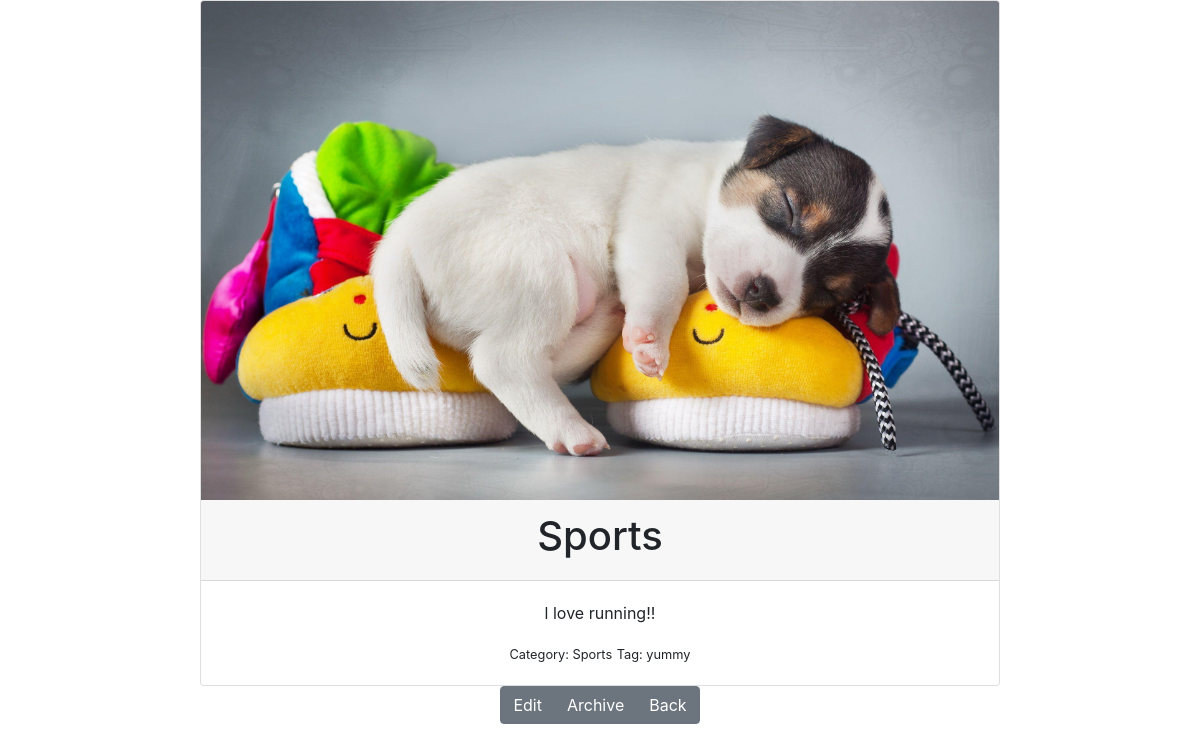
Before: /blogs/blog_post/15/ with the older database file.
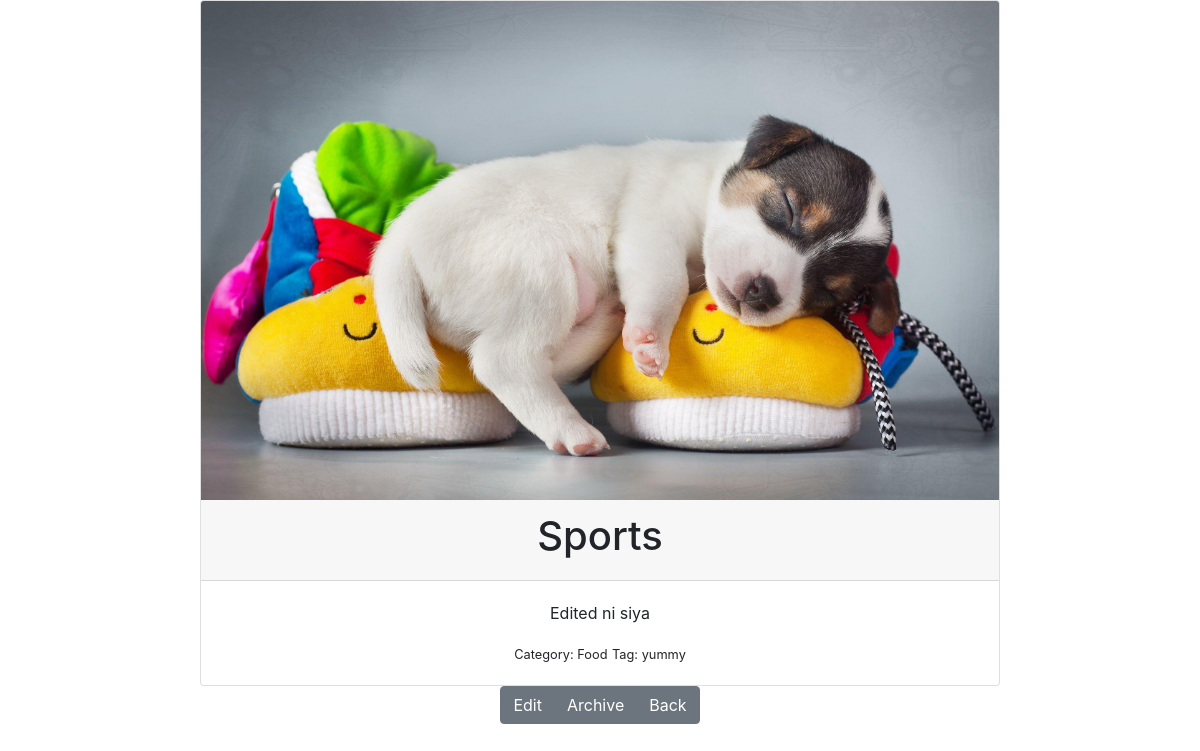
After: the same page with the newer database file.
### mainblog/models.py (models this page shows, shortened)
class Post(models.Model):
    title = models.CharField(max_length=50)
    author = models.ForeignKey(User, on_delete=models.CASCADE)
    date_added = models.DateTimeField(default=timezone.now)
    date_mod = models.DateTimeField(null=True)
    text = models.TextField(null=True)
    is_archived = models.BooleanField(default=False)
    cover_image = models.ImageField(upload_to='cover_images/')
    category = models.ForeignKey("Category", on_delete=models.CASCADE)
    tag = models.ManyToManyField("Tag")

class Category(models.Model):
    name = models.CharField(max_length=50)
    description = models.TextField(max_length=100)
    date_added = models.DateTimeField(auto_now_add=True)
    class Meta:
        verbose_name_plural = 'Categories'
    def __str__(self):
        return self.name

class Tag(models.Model):
    tag_name = models.CharField(max_length=20)

### mainblog/views.py (the view)
# urls.py: path('blog_post/<int:post_id>/', views.blog_post, name='blog_post'),
def blog_post(request, post_id):
    try:
        post = Post.objects.get(pk=post_id)
    except Post.DoesNotExist:
        raise Http404
    return render(request, 'blog_post.html', {'post': post})

### templates/blog_post.html
{% extends 'base.html' %}
{% block content %}
<center>
    <div class="card text" style="width: 50rem;">
        <img class="card-img-top" src = "{{ post.cover_image.url }}">
            <div class="card-header">
                <h1>{{post.title}}</h1>
            </div>
        <div class="card-body">
            <p class="card-text">{{post.text}}</p>
                <small>Category: {{post.category}}</small>
                {% for item in post.tag.all %}
                <small>Tag: {{item.tag_name}} </small>
                {% endfor %}
        </div>
    </div>
    <div class="btn-group" role="group" aria-label="Basic example">
            <a class="btn btn-secondary" href="{% url 'edit_post' post.id %}"> Edit </a>
            <a class="btn btn-secondary" href="{% url 'archived_post' post.id %}"> Archive </a>
            <a class="btn btn-secondary" href="{% url 'index' %}"> Back </a>
    </div>
</center>
{% endblock %}

### templates/base.html (shortened to what this page needs)
{% load static %}
<!DOCTYPE html>
<html>
<head>
    <link rel="stylesheet" href="{% static 'css/bootstrap.min.css'%}" type="text/css">
</head>
<body>
{% block content %}
{% endblock %}
</body>
</html>

Changed rows visible on the page:
changed Post "Sports": text "l love running!!" → "Edited ni siya"; category "Sports" → "Food"
